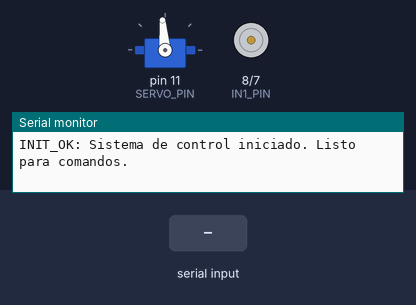
Simulated run of this sketch. Board: Arduino Uno, built with avr-gcc and run on an emulated ATmega328P. Shown: servo, motor-driver pin pairs drawn as motors (green arrow = first pin HIGH = forward, orange = second pin HIGH = backward, longer = more drive, scaled by the enable pin), the last lines printed to the serial monitor. Inputs (shaded band) come from the test bench.

Above: at 1.2 s.
1.3 s: "S,45\n" received over Serial
At 2.1 s:
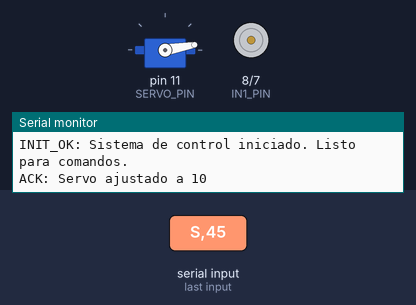
2.8 s: "M90\n" received over Serial
At 3.2 s:
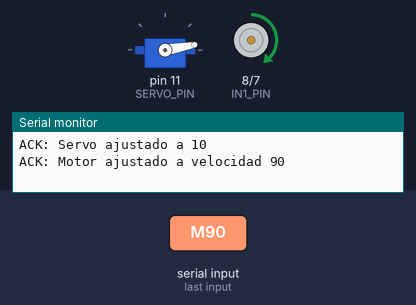
4.3 s: "S90\n" received over Serial
At 5.5 s:
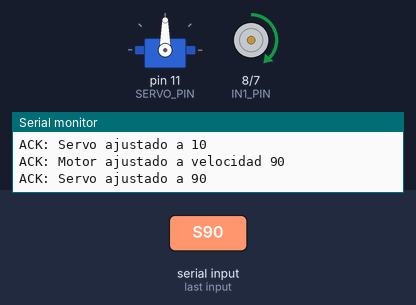
5.8 s: "s,45\n" received over Serial
At 6.7 s:
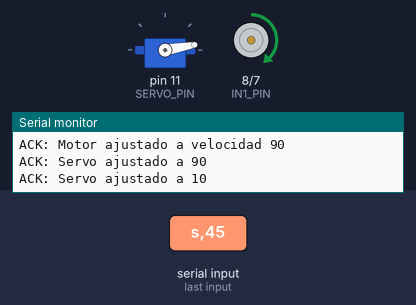
7.3 s: "s90\n" received over Serial
At 7.8 s:
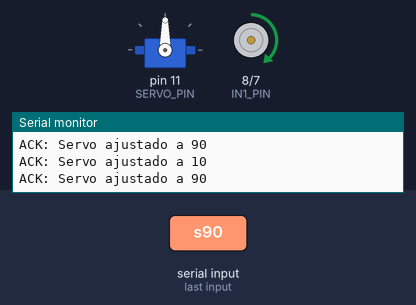
Timing chart, 0 to 9.8 s (numbered marks = the images above; inputs shaded):
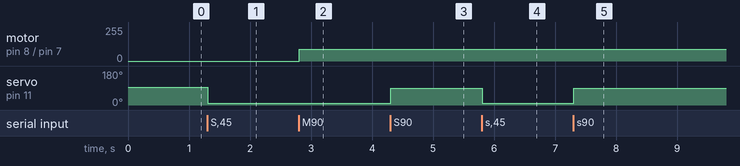

The sketch:

arduino_control.ino
```cpp
#include <Servo.h>

// Definición de Pines de Arduino
const int ENA_PIN = 9;      // Pin de velocidad PWM para L298N (puente H). ¡Conéctalo a ENA si quieres regular la potencia!
const int IN1_PIN = 8;      // Dirección 1 del L298N
const int IN2_PIN = 7;      // Dirección 2 del L298N
const int SERVO_PIN = 11;   // Pin de control para el Servomotor

Servo myServo;              // Instancia de la librería Servo
String inputString = "";    // Buffer para almacenar el comando recibido
bool stringComplete = false;// Indicador de comando recibido completo

void setup() {
  // Inicialización del puerto serial a 9600 baudios
  Serial.begin(9600);

  // Configuración de pines del puente H L298N como salidas
  pinMode(ENA_PIN, OUTPUT);
  pinMode(IN1_PIN, OUTPUT);
  pinMode(IN2_PIN, OUTPUT);

  // Parar el motor inicialmente por seguridad
  digitalWrite(IN1_PIN, LOW);
  digitalWrite(IN2_PIN, LOW);
  analogWrite(ENA_PIN, 0);

  // Conectar y centrar el servomotor a 95 grados (posición inicial de tu código)
  myServo.attach(SERVO_PIN);
  myServo.write(95);

  // Reservar 50 bytes para el búfer del comando serial
  inputString.reserve(50);

  // Mensaje de éxito en la inicialización
  Serial.println("INIT_OK: Sistema de control iniciado. Listo para comandos.");
}

void loop() {
  // Verificar si hay un comando completo (que terminó con salto de línea '\n')
  if (stringComplete) {
    inputString.trim(); // Eliminar espacios en blanco y saltos de línea sobrantes

    if (inputString.length() > 0) {
      char cmdType = inputString.charAt(0);   // Primer caracter: comando (S o M)
      String valueStr = inputString.substring(1); // Resto del texto: valor numérico
      int value = valueStr.toInt();

      if (cmdType == 'S' || cmdType == 's') {
        // Comando de Servo (Rango del código original: 10 a 100 grados)
        value = constrain(value, 10, 100);
        myServo.write(value);
        Serial.print("ACK: Servo ajustado a ");
        Serial.println(value);
      }
      else if (cmdType == 'M' || cmdType == 'm') {
        // Comando de Motor (-255 a 255)
        // Valores positivos = adelante, negativos = reversa, 0 = detenido
        value = constrain(value, -255, 255);
        controlMotor(value);
        Serial.print("ACK: Motor ajustado a velocidad ");
        Serial.println(value);
      }
      else {
        // Comando no reconocido
        Serial.print("ERR: Comando desconocido: ");
        Serial.println(inputString);
      }
    }

    // Limpiar búfer y restablecer bandera para la siguiente lectura
    inputString = "";
    stringComplete = false;
  }
}

/**
 * Función encargada del control físico del puente H L298N
 * speed: valor entero entre -255 y 255
 */
void controlMotor(int speed) {
  if (speed == 0) {
    // Parada suave (sin alimentación en el motor)
    digitalWrite(IN1_PIN, LOW);
    digitalWrite(IN2_PIN, LOW);
    analogWrite(ENA_PIN, 0);
  }
  else if (speed > 0) {
    // Giro Adelante
    digitalWrite(IN1_PIN, HIGH);
    digitalWrite(IN2_PIN, LOW);
    analogWrite(ENA_PIN, speed); // Enviar velocidad PWM al pin ENA
  }
  else {
    // Giro Reversa (atrás)
    digitalWrite(IN1_PIN, LOW);
    digitalWrite(IN2_PIN, HIGH);
    analogWrite(ENA_PIN, -speed); // Invertir el signo de la velocidad para el PWM (0-255)
  }
}

/**
 * Evento del puerto serial que lee caracteres de forma automática entre ciclos del loop.
 * Este evento es nativo de la mayoría de placas Arduino (por ejemplo, Uno/Mega/Nano).
 */
void serialEvent() {
  while (Serial.available()) {
    char inChar = (char)Serial.read();
    // Si detectamos un fin de línea, marcamos que el comando está completo
    if (inChar == '\n') {
      stringComplete = true;
    } else {
      // Si no, agregamos el caracter al buffer del comando
      inputString += inChar;
    }
  }
}
```

Measured:
- after the input at 1.3 s, servo on pin 11 (SERVO_PIN): 95° → 10° at once
- after the input at 2.8 s, motor on pin 8 (IN1_PIN) / pin 7 (IN2_PIN): stopped → forward 90/255 at once
- after the input at 4.3 s, servo on pin 11 (SERVO_PIN): 10° → 90° at once
- after the input at 5.8 s, servo on pin 11 (SERVO_PIN): 90° → 10° at once
- after the input at 7.3 s, servo on pin 11 (SERVO_PIN): 10° → 90° at once
